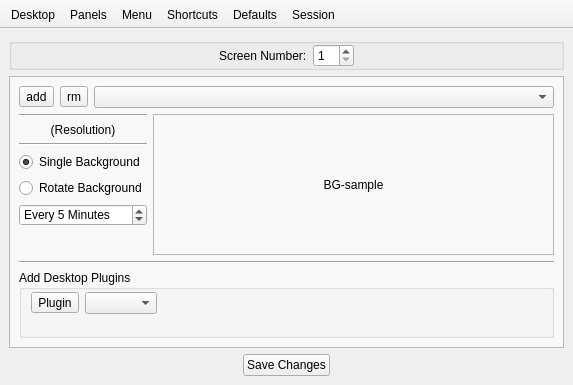
<?xml version="1.0" encoding="UTF-8"?>
<ui version="4.0">
 <class>MainUI</class>
 <widget class="QMainWindow" name="MainUI">
  <property name="enabled">
   <bool>true</bool>
  </property>
  <property name="geometry">
   <rect>
    <x>0</x>
    <y>0</y>
    <width>573</width>
    <height>385</height>
   </rect>
  </property>
  <property name="windowTitle">
   <string>Desktop Configuration</string>
  </property>
  <property name="animated">
   <bool>true</bool>
  </property>
  <property name="documentMode">
   <bool>false</bool>
  </property>
  <property name="unifiedTitleAndToolBarOnMac">
   <bool>false</bool>
  </property>
  <widget class="QWidget" name="centralwidget">
   <layout class="QVBoxLayout" name="verticalLayout">
    <item>
     <widget class="QGroupBox" name="group_screen">
      <property name="title">
       <string/>
      </property>
      <layout class="QHBoxLayout" name="horizontalLayout_2">
       <property name="margin">
        <number>0</number>
       </property>
       <item>
        <spacer name="horizontalSpacer_3">
         <property name="orientation">
          <enum>Qt::Horizontal</enum>
         </property>
         <property name="sizeHint" stdset="0">
          <size>
           <width>40</width>
           <height>20</height>
          </size>
         </property>
        </spacer>
       </item>
       <item>
        <widget class="QLabel" name="label_screen">
         <property name="text">
          <string>Screen Number:</string>
         </property>
        </widget>
       </item>
       <item>
        <widget class="QSpinBox" name="spin_screen">
         <property name="minimum">
          <number>1</number>
         </property>
        </widget>
       </item>
       <item>
        <spacer name="horizontalSpacer_4">
         <property name="orientation">
          <enum>Qt::Horizontal</enum>
         </property>
         <property name="sizeHint" stdset="0">
          <size>
           <width>40</width>
           <height>20</height>
          </size>
         </property>
        </spacer>
       </item>
      </layout>
     </widget>
    </item>
    <item>
     <widget class="QStackedWidget" name="stackedWidget">
      <property name="sizePolicy">
       <sizepolicy hsizetype="Expanding" vsizetype="Preferred">
        <horstretch>0</horstretch>
        <verstretch>0</verstretch>
       </sizepolicy>
      </property>
      <property name="styleSheet">
       <string notr="true">QWidget#page_desktop,#page_panels,#page_menu,#page_shortcuts,#page_defaults,#page_session{background-color: rgba(255,255,255,150); }</string>
      </property>
      <property name="frameShape">
       <enum>QFrame::StyledPanel</enum>
      </property>
      <property name="currentIndex">
       <number>0</number>
      </property>
      <widget class="QWidget" name="page_desktop">
       <layout class="QVBoxLayout" name="verticalLayout_3">
        <item>
         <layout class="QHBoxLayout" name="horizontalLayout_4">
          <item>
           <widget class="QToolButton" name="tool_desk_addbg">
            <property name="text">
             <string notr="true">add</string>
            </property>
           </widget>
          </item>
          <item>
           <widget class="QToolButton" name="tool_desk_rmbg">
            <property name="text">
             <string notr="true">rm</string>
            </property>
           </widget>
          </item>
          <item>
           <widget class="QComboBox" name="combo_desk_bg"/>
          </item>
         </layout>
        </item>
        <item>
         <layout class="QHBoxLayout" name="horizontalLayout_5">
          <item>
           <layout class="QVBoxLayout" name="verticalLayout_2">
            <item>
             <widget class="Line" name="line_4">
              <property name="orientation">
               <enum>Qt::Horizontal</enum>
              </property>
             </widget>
            </item>
            <item>
             <widget class="QLabel" name="label_desk_res">
              <property name="text">
               <string notr="true">(Resolution)</string>
              </property>
              <property name="alignment">
               <set>Qt::AlignCenter</set>
              </property>
              <property name="wordWrap">
               <bool>false</bool>
              </property>
             </widget>
            </item>
            <item>
             <widget class="Line" name="line_2">
              <property name="orientation">
               <enum>Qt::Horizontal</enum>
              </property>
             </widget>
            </item>
            <item>
             <widget class="QRadioButton" name="radio_desk_single">
              <property name="text">
               <string>Single Background</string>
              </property>
              <property name="checked">
               <bool>true</bool>
              </property>
             </widget>
            </item>
            <item>
             <widget class="QRadioButton" name="radio_desk_multi">
              <property name="text">
               <string>Rotate Background</string>
              </property>
             </widget>
            </item>
            <item>
             <widget class="QSpinBox" name="spin_desk_min">
              <property name="suffix">
               <string> Minutes</string>
              </property>
              <property name="prefix">
               <string>Every </string>
              </property>
              <property name="minimum">
               <number>1</number>
              </property>
              <property name="maximum">
               <number>120</number>
              </property>
              <property name="value">
               <number>5</number>
              </property>
             </widget>
            </item>
            <item>
             <spacer name="verticalSpacer">
              <property name="orientation">
               <enum>Qt::Vertical</enum>
              </property>
              <property name="sizeHint" stdset="0">
               <size>
                <width>20</width>
                <height>40</height>
               </size>
              </property>
             </spacer>
            </item>
           </layout>
          </item>
          <item>
           <widget class="QLabel" name="label_desk_bgview">
            <property name="sizePolicy">
             <sizepolicy hsizetype="Expanding" vsizetype="Expanding">
              <horstretch>0</horstretch>
              <verstretch>0</verstretch>
             </sizepolicy>
            </property>
            <property name="frameShape">
             <enum>QFrame::StyledPanel</enum>
            </property>
            <property name="text">
             <string notr="true">BG-sample</string>
            </property>
            <property name="scaledContents">
             <bool>false</bool>
            </property>
            <property name="alignment">
             <set>Qt::AlignCenter</set>
            </property>
           </widget>
          </item>
         </layout>
        </item>
        <item>
         <widget class="Line" name="line">
          <property name="orientation">
           <enum>Qt::Horizontal</enum>
          </property>
         </widget>
        </item>
        <item>
         <widget class="QGroupBox" name="groupBox">
          <property name="title">
           <string>Add Desktop Plugins</string>
          </property>
          <layout class="QVBoxLayout" name="verticalLayout_6">
           <property name="topMargin">
            <number>2</number>
           </property>
           <property name="bottomMargin">
            <number>1</number>
           </property>
           <item>
            <layout class="QHBoxLayout" name="horizontalLayout_3">
             <item>
              <widget class="QToolButton" name="tool_desk_addplug">
               <property name="toolTip">
                <string>Add the selected plugin to the desktop</string>
               </property>
               <property name="text">
                <string>Plugin</string>
               </property>
               <property name="toolButtonStyle">
                <enum>Qt::ToolButtonTextBesideIcon</enum>
               </property>
              </widget>
             </item>
             <item>
              <widget class="QComboBox" name="combo_desk_plugs">
               <property name="sizeAdjustPolicy">
                <enum>QComboBox::AdjustToContents</enum>
               </property>
              </widget>
             </item>
             <item>
              <spacer name="horizontalSpacer_15">
               <property name="orientation">
                <enum>Qt::Horizontal</enum>
               </property>
               <property name="sizeHint" stdset="0">
                <size>
                 <width>40</width>
                 <height>20</height>
                </size>
               </property>
              </spacer>
             </item>
            </layout>
           </item>
           <item>
            <widget class="QLabel" name="label_desk_pluginfo">
             <property name="text">
              <string notr="true"/>
             </property>
             <property name="wordWrap">
              <bool>true</bool>
             </property>
            </widget>
           </item>
          </layout>
         </widget>
        </item>
       </layout>
      </widget>
      <widget class="QWidget" name="page_panels">
       <layout class="QGridLayout" name="gridLayout_panels">
        <property name="sizeConstraint">
         <enum>QLayout::SetMinAndMaxSize</enum>
        </property>
        <item row="0" column="0">
         <layout class="QHBoxLayout" name="horizontalLayout_6">
          <item>
           <widget class="QToolButton" name="tool_panel1_add">
            <property name="text">
             <string notr="true">add</string>
            </property>
           </widget>
          </item>
          <item>
           <widget class="QToolButton" name="tool_panel1_rm">
            <property name="text">
             <string notr="true">rem</string>
            </property>
           </widget>
          </item>
          <item>
           <widget class="QLabel" name="label_panel1">
            <property name="sizePolicy">
             <sizepolicy hsizetype="Expanding" vsizetype="Preferred">
              <horstretch>0</horstretch>
              <verstretch>0</verstretch>
             </sizepolicy>
            </property>
            <property name="font">
             <font>
              <weight>75</weight>
              <bold>true</bold>
             </font>
            </property>
            <property name="text">
             <string>Panel #1</string>
            </property>
            <property name="alignment">
             <set>Qt::AlignCenter</set>
            </property>
           </widget>
          </item>
         </layout>
        </item>
        <item row="1" column="1">
         <widget class="QToolBox" name="toolBox_panel2">
          <property name="sizePolicy">
           <sizepolicy hsizetype="MinimumExpanding" vsizetype="Preferred">
            <horstretch>0</horstretch>
            <verstretch>0</verstretch>
           </sizepolicy>
          </property>
          <property name="styleSheet">
           <string notr="true">QWidget#page_panel2_appearance,#page_panel2_plugins{background: rgba(255,255,255,150); }</string>
          </property>
          <property name="frameShape">
           <enum>QFrame::StyledPanel</enum>
          </property>
          <property name="frameShadow">
           <enum>QFrame::Raised</enum>
          </property>
          <property name="lineWidth">
           <number>1</number>
          </property>
          <property name="midLineWidth">
           <number>2</number>
          </property>
          <property name="currentIndex">
           <number>0</number>
          </property>
          <widget class="QWidget" name="page_panel2_appearance">
           <property name="geometry">
            <rect>
             <x>0</x>
             <y>0</y>
             <width>157</width>
             <height>90</height>
            </rect>
           </property>
           <attribute name="label">
            <string>Appearance</string>
           </attribute>
           <layout class="QFormLayout" name="formLayout_2">
            <property name="fieldGrowthPolicy">
             <enum>QFormLayout::ExpandingFieldsGrow</enum>
            </property>
            <item row="0" column="0">
             <widget class="QLabel" name="label_7">
              <property name="text">
               <string>Location:</string>
              </property>
             </widget>
            </item>
            <item row="0" column="1">
             <widget class="QComboBox" name="combo_panel2_loc">
              <property name="sizePolicy">
               <sizepolicy hsizetype="Expanding" vsizetype="Fixed">
                <horstretch>0</horstretch>
                <verstretch>0</verstretch>
               </sizepolicy>
              </property>
             </widget>
            </item>
            <item row="1" column="0">
             <widget class="QLabel" name="label_8">
              <property name="text">
               <string>Size:</string>
              </property>
             </widget>
            </item>
            <item row="1" column="1">
             <widget class="QSpinBox" name="spin_panel2_size"/>
            </item>
            <item row="2" column="0">
             <widget class="QLabel" name="label_9">
              <property name="text">
               <string>Color:</string>
              </property>
             </widget>
            </item>
            <item row="2" column="1">
             <layout class="QHBoxLayout" name="horizontalLayout_10">
              <item>
               <widget class="QLabel" name="label_panel2_sample">
                <property name="sizePolicy">
                 <sizepolicy hsizetype="Expanding" vsizetype="Preferred">
                  <horstretch>0</horstretch>
                  <verstretch>0</verstretch>
                 </sizepolicy>
                </property>
                <property name="frameShape">
                 <enum>QFrame::StyledPanel</enum>
                </property>
                <property name="text">
                 <string>Sample</string>
                </property>
                <property name="alignment">
                 <set>Qt::AlignCenter</set>
                </property>
               </widget>
              </item>
              <item>
               <widget class="QToolButton" name="tool_panel2_getcolor">
                <property name="text">
                 <string>...</string>
                </property>
               </widget>
              </item>
             </layout>
            </item>
           </layout>
          </widget>
          <widget class="QWidget" name="page_panel2_plugins">
           <property name="geometry">
            <rect>
             <x>0</x>
             <y>0</y>
             <width>177</width>
             <height>106</height>
            </rect>
           </property>
           <attribute name="label">
            <string>Plugins</string>
           </attribute>
           <layout class="QVBoxLayout" name="verticalLayout_7">
            <item>
             <widget class="QListWidget" name="list_panel2_plugins">
              <property name="iconSize">
               <size>
                <width>16</width>
                <height>16</height>
               </size>
              </property>
             </widget>
            </item>
            <item>
             <layout class="QHBoxLayout" name="horizontalLayout_11">
              <item>
               <widget class="QToolButton" name="tool_panel2_addplugin">
                <property name="text">
                 <string notr="true">add</string>
                </property>
               </widget>
              </item>
              <item>
               <widget class="QToolButton" name="tool_panel2_rmplugin">
                <property name="text">
                 <string notr="true">rem</string>
                </property>
               </widget>
              </item>
              <item>
               <spacer name="horizontalSpacer_6">
                <property name="orientation">
                 <enum>Qt::Horizontal</enum>
                </property>
                <property name="sizeType">
                 <enum>QSizePolicy::MinimumExpanding</enum>
                </property>
                <property name="sizeHint" stdset="0">
                 <size>
                  <width>10</width>
                  <height>20</height>
                 </size>
                </property>
               </spacer>
              </item>
              <item>
               <widget class="QToolButton" name="tool_panel2_upplug">
                <property name="text">
                 <string notr="true">up</string>
                </property>
               </widget>
              </item>
              <item>
               <widget class="QToolButton" name="tool_panel2_dnplug">
                <property name="text">
                 <string notr="true">dn</string>
                </property>
               </widget>
              </item>
             </layout>
            </item>
           </layout>
          </widget>
         </widget>
        </item>
        <item row="0" column="1">
         <layout class="QHBoxLayout" name="horizontalLayout_9">
          <item>
           <widget class="QToolButton" name="tool_panel2_add">
            <property name="text">
             <string notr="true">add</string>
            </property>
           </widget>
          </item>
          <item>
           <widget class="QToolButton" name="tool_panel2_rm">
            <property name="text">
             <string notr="true">rem</string>
            </property>
           </widget>
          </item>
          <item>
           <widget class="QLabel" name="label_panel2">
            <property name="sizePolicy">
             <sizepolicy hsizetype="Expanding" vsizetype="Preferred">
              <horstretch>0</horstretch>
              <verstretch>0</verstretch>
             </sizepolicy>
            </property>
            <property name="font">
             <font>
              <weight>75</weight>
              <bold>true</bold>
             </font>
            </property>
            <property name="text">
             <string>Panel #2</string>
            </property>
            <property name="alignment">
             <set>Qt::AlignCenter</set>
            </property>
           </widget>
          </item>
         </layout>
        </item>
        <item row="1" column="0">
         <widget class="QToolBox" name="toolBox_panel1">
          <property name="sizePolicy">
           <sizepolicy hsizetype="Minimum" vsizetype="Preferred">
            <horstretch>0</horstretch>
            <verstretch>0</verstretch>
           </sizepolicy>
          </property>
          <property name="styleSheet">
           <string notr="true">QWidget#page_panel1_appearance,#page_panel1_plugins{background: rgba(255,255,255,150); }</string>
          </property>
          <property name="frameShape">
           <enum>QFrame::StyledPanel</enum>
          </property>
          <property name="frameShadow">
           <enum>QFrame::Raised</enum>
          </property>
          <property name="midLineWidth">
           <number>2</number>
          </property>
          <property name="currentIndex">
           <number>0</number>
          </property>
          <widget class="QWidget" name="page_panel1_appearance">
           <property name="geometry">
            <rect>
             <x>0</x>
             <y>0</y>
             <width>157</width>
             <height>90</height>
            </rect>
           </property>
           <attribute name="label">
            <string>Appearance</string>
           </attribute>
           <layout class="QFormLayout" name="formLayout">
            <property name="fieldGrowthPolicy">
             <enum>QFormLayout::ExpandingFieldsGrow</enum>
            </property>
            <item row="0" column="0">
             <widget class="QLabel" name="label_3">
              <property name="text">
               <string>Location:</string>
              </property>
             </widget>
            </item>
            <item row="0" column="1">
             <widget class="QComboBox" name="combo_panel1_loc">
              <property name="sizePolicy">
               <sizepolicy hsizetype="Expanding" vsizetype="Fixed">
                <horstretch>0</horstretch>
                <verstretch>0</verstretch>
               </sizepolicy>
              </property>
             </widget>
            </item>
            <item row="1" column="0">
             <widget class="QLabel" name="label_4">
              <property name="text">
               <string>Size:</string>
              </property>
             </widget>
            </item>
            <item row="1" column="1">
             <widget class="QSpinBox" name="spin_panel1_size"/>
            </item>
            <item row="2" column="0">
             <widget class="QLabel" name="label_5">
              <property name="text">
               <string>Color:</string>
              </property>
             </widget>
            </item>
            <item row="2" column="1">
             <layout class="QHBoxLayout" name="horizontalLayout_8">
              <item>
               <widget class="QLabel" name="label_panel1_sample">
                <property name="sizePolicy">
                 <sizepolicy hsizetype="Expanding" vsizetype="Preferred">
                  <horstretch>0</horstretch>
                  <verstretch>0</verstretch>
                 </sizepolicy>
                </property>
                <property name="frameShape">
                 <enum>QFrame::StyledPanel</enum>
                </property>
                <property name="text">
                 <string>Sample</string>
                </property>
                <property name="alignment">
                 <set>Qt::AlignCenter</set>
                </property>
               </widget>
              </item>
              <item>
               <widget class="QToolButton" name="tool_panel1_getcolor">
                <property name="text">
                 <string>...</string>
                </property>
               </widget>
              </item>
             </layout>
            </item>
           </layout>
          </widget>
          <widget class="QWidget" name="page_panel1_plugins">
           <property name="geometry">
            <rect>
             <x>0</x>
             <y>0</y>
             <width>177</width>
             <height>106</height>
            </rect>
           </property>
           <attribute name="label">
            <string>Plugins</string>
           </attribute>
           <layout class="QVBoxLayout" name="verticalLayout_5">
            <item>
             <widget class="QListWidget" name="list_panel1_plugins">
              <property name="iconSize">
               <size>
                <width>16</width>
                <height>16</height>
               </size>
              </property>
             </widget>
            </item>
            <item>
             <layout class="QHBoxLayout" name="horizontalLayout_7">
              <item>
               <widget class="QToolButton" name="tool_panel1_addplugin">
                <property name="text">
                 <string notr="true">add</string>
                </property>
               </widget>
              </item>
              <item>
               <widget class="QToolButton" name="tool_panel1_rmplugin">
                <property name="text">
                 <string notr="true">rem</string>
                </property>
               </widget>
              </item>
              <item>
               <spacer name="horizontalSpacer_5">
                <property name="orientation">
                 <enum>Qt::Horizontal</enum>
                </property>
                <property name="sizeType">
                 <enum>QSizePolicy::MinimumExpanding</enum>
                </property>
                <property name="sizeHint" stdset="0">
                 <size>
                  <width>10</width>
                  <height>20</height>
                 </size>
                </property>
               </spacer>
              </item>
              <item>
               <widget class="QToolButton" name="tool_panel1_upplug">
                <property name="text">
                 <string notr="true">up</string>
                </property>
               </widget>
              </item>
              <item>
               <widget class="QToolButton" name="tool_panel1_dnplug">
                <property name="text">
                 <string notr="true">dn</string>
                </property>
               </widget>
              </item>
             </layout>
            </item>
           </layout>
          </widget>
         </widget>
        </item>
        <item row="1" column="2">
         <spacer name="verticalSpacer_3">
          <property name="orientation">
           <enum>Qt::Vertical</enum>
          </property>
          <property name="sizeHint" stdset="0">
           <size>
            <width>0</width>
            <height>40</height>
           </size>
          </property>
         </spacer>
        </item>
       </layout>
      </widget>
      <widget class="QWidget" name="page_menu">
       <layout class="QGridLayout" name="gridLayout">
        <item row="0" column="1">
         <layout class="QHBoxLayout" name="horizontalLayout_14">
          <item>
           <widget class="QLabel" name="label_10">
            <property name="text">
             <string>Terminal Command:</string>
            </property>
           </widget>
          </item>
          <item>
           <widget class="QLineEdit" name="line_menu_term"/>
          </item>
          <item>
           <widget class="QToolButton" name="tool_menu_findterm">
            <property name="text">
             <string notr="true">find</string>
            </property>
           </widget>
          </item>
         </layout>
        </item>
        <item row="1" column="0">
         <spacer name="horizontalSpacer_7">
          <property name="orientation">
           <enum>Qt::Horizontal</enum>
          </property>
          <property name="sizeHint" stdset="0">
           <size>
            <width>74</width>
            <height>20</height>
           </size>
          </property>
         </spacer>
        </item>
        <item row="1" column="1">
         <widget class="QListWidget" name="list_menu"/>
        </item>
        <item row="1" column="2">
         <spacer name="horizontalSpacer_8">
          <property name="orientation">
           <enum>Qt::Horizontal</enum>
          </property>
          <property name="sizeHint" stdset="0">
           <size>
            <width>74</width>
            <height>20</height>
           </size>
          </property>
         </spacer>
        </item>
        <item row="2" column="1">
         <layout class="QHBoxLayout" name="horizontalLayout_13">
          <item>
           <widget class="QToolButton" name="tool_menu_add">
            <property name="text">
             <string notr="true">add</string>
            </property>
           </widget>
          </item>
          <item>
           <widget class="QToolButton" name="tool_menu_rm">
            <property name="text">
             <string notr="true">rem</string>
            </property>
           </widget>
          </item>
          <item>
           <spacer name="horizontalSpacer_9">
            <property name="orientation">
             <enum>Qt::Horizontal</enum>
            </property>
            <property name="sizeHint" stdset="0">
             <size>
              <width>40</width>
              <height>20</height>
             </size>
            </property>
           </spacer>
          </item>
          <item>
           <widget class="QToolButton" name="tool_menu_up">
            <property name="text">
             <string notr="true">up</string>
            </property>
           </widget>
          </item>
          <item>
           <widget class="QToolButton" name="tool_menu_dn">
            <property name="text">
             <string notr="true">dn</string>
            </property>
           </widget>
          </item>
         </layout>
        </item>
       </layout>
      </widget>
      <widget class="QWidget" name="page_shortcuts">
       <layout class="QVBoxLayout" name="verticalLayout_8">
        <item>
         <widget class="QTreeWidget" name="tree_shortcut">
          <property name="indentation">
           <number>0</number>
          </property>
          <property name="rootIsDecorated">
           <bool>false</bool>
          </property>
          <property name="itemsExpandable">
           <bool>false</bool>
          </property>
          <property name="expandsOnDoubleClick">
           <bool>false</bool>
          </property>
          <attribute name="headerDefaultSectionSize">
           <number>200</number>
          </attribute>
          <attribute name="headerHighlightSections">
           <bool>true</bool>
          </attribute>
          <column>
           <property name="text">
            <string>Action</string>
           </property>
          </column>
          <column>
           <property name="text">
            <string>Keyboard Shortcut</string>
           </property>
          </column>
         </widget>
        </item>
        <item>
         <layout class="QHBoxLayout" name="horizontalLayout_15">
          <item>
           <spacer name="horizontalSpacer_10">
            <property name="orientation">
             <enum>Qt::Horizontal</enum>
            </property>
            <property name="sizeHint" stdset="0">
             <size>
              <width>40</width>
              <height>20</height>
             </size>
            </property>
           </spacer>
          </item>
          <item>
           <widget class="QToolButton" name="tool_shortcut_clear">
            <property name="text">
             <string>Clear Shortcut</string>
            </property>
            <property name="toolButtonStyle">
             <enum>Qt::ToolButtonTextBesideIcon</enum>
            </property>
           </widget>
          </item>
          <item>
           <spacer name="horizontalSpacer_12">
            <property name="orientation">
             <enum>Qt::Horizontal</enum>
            </property>
            <property name="sizeHint" stdset="0">
             <size>
              <width>40</width>
              <height>20</height>
             </size>
            </property>
           </spacer>
          </item>
          <item>
           <widget class="QToolButton" name="tool_shortcut_set">
            <property name="text">
             <string>Change Shortcut</string>
            </property>
            <property name="toolButtonStyle">
             <enum>Qt::ToolButtonTextBesideIcon</enum>
            </property>
           </widget>
          </item>
          <item>
           <spacer name="horizontalSpacer_11">
            <property name="orientation">
             <enum>Qt::Horizontal</enum>
            </property>
            <property name="sizeHint" stdset="0">
             <size>
              <width>40</width>
              <height>20</height>
             </size>
            </property>
           </spacer>
          </item>
         </layout>
        </item>
       </layout>
      </widget>
      <widget class="QWidget" name="page_defaults">
       <layout class="QVBoxLayout" name="verticalLayout_9">
        <item>
         <widget class="QTreeWidget" name="tree_defaults">
          <property name="iconSize">
           <size>
            <width>20</width>
            <height>20</height>
           </size>
          </property>
          <property name="indentation">
           <number>20</number>
          </property>
          <property name="sortingEnabled">
           <bool>true</bool>
          </property>
          <property name="animated">
           <bool>true</bool>
          </property>
          <property name="allColumnsShowFocus">
           <bool>true</bool>
          </property>
          <attribute name="headerDefaultSectionSize">
           <number>250</number>
          </attribute>
          <attribute name="headerMinimumSectionSize">
           <number>150</number>
          </attribute>
          <column>
           <property name="text">
            <string>Group/Extension</string>
           </property>
          </column>
          <column>
           <property name="text">
            <string>Default Application</string>
           </property>
          </column>
         </widget>
        </item>
        <item>
         <layout class="QHBoxLayout" name="horizontalLayout_16">
          <item>
           <widget class="QToolButton" name="tool_defaults_addgroup">
            <property name="text">
             <string>Group</string>
            </property>
            <property name="toolButtonStyle">
             <enum>Qt::ToolButtonTextBesideIcon</enum>
            </property>
           </widget>
          </item>
          <item>
           <widget class="QToolButton" name="tool_defaults_addextension">
            <property name="text">
             <string>Extension</string>
            </property>
            <property name="toolButtonStyle">
             <enum>Qt::ToolButtonTextBesideIcon</enum>
            </property>
           </widget>
          </item>
          <item>
           <spacer name="horizontalSpacer_13">
            <property name="orientation">
             <enum>Qt::Horizontal</enum>
            </property>
            <property name="sizeHint" stdset="0">
             <size>
              <width>40</width>
              <height>20</height>
             </size>
            </property>
           </spacer>
          </item>
          <item>
           <widget class="QToolButton" name="tool_defaults_clear">
            <property name="text">
             <string>Clear</string>
            </property>
            <property name="toolButtonStyle">
             <enum>Qt::ToolButtonTextBesideIcon</enum>
            </property>
           </widget>
          </item>
          <item>
           <widget class="QToolButton" name="tool_defaults_set">
            <property name="text">
             <string>Set App</string>
            </property>
            <property name="toolButtonStyle">
             <enum>Qt::ToolButtonTextBesideIcon</enum>
            </property>
           </widget>
          </item>
         </layout>
        </item>
       </layout>
      </widget>
      <widget class="QWidget" name="page_session">
       <layout class="QVBoxLayout" name="verticalLayout_10">
        <item>
         <widget class="QTabWidget" name="tabWidget">
          <property name="toolTip">
           <string/>
          </property>
          <property name="currentIndex">
           <number>0</number>
          </property>
          <widget class="QWidget" name="tab">
           <attribute name="title">
            <string>General Options</string>
           </attribute>
           <layout class="QVBoxLayout" name="verticalLayout_4">
            <item>
             <widget class="QCheckBox" name="check_session_numlock">
              <property name="text">
               <string>Enable numlock on startup</string>
              </property>
             </widget>
            </item>
            <item>
             <widget class="QCheckBox" name="check_session_playloginaudio">
              <property name="text">
               <string>Play chimes on startup</string>
              </property>
             </widget>
            </item>
            <item>
             <widget class="QCheckBox" name="check_session_playlogoutaudio">
              <property name="text">
               <string>Play chimes on exit</string>
              </property>
             </widget>
            </item>
            <item>
             <spacer name="verticalSpacer_2">
              <property name="orientation">
               <enum>Qt::Vertical</enum>
              </property>
              <property name="sizeHint" stdset="0">
               <size>
                <width>20</width>
                <height>128</height>
               </size>
              </property>
             </spacer>
            </item>
           </layout>
          </widget>
          <widget class="QWidget" name="tab_2">
           <attribute name="title">
            <string>Startup Routine</string>
           </attribute>
           <layout class="QVBoxLayout" name="verticalLayout_11">
            <item>
             <widget class="QListWidget" name="list_session_start">
              <property name="sortingEnabled">
               <bool>true</bool>
              </property>
             </widget>
            </item>
            <item>
             <layout class="QHBoxLayout" name="horizontalLayout_17">
              <item>
               <widget class="QToolButton" name="tool_session_rmapp">
                <property name="text">
                 <string notr="true">rem</string>
                </property>
               </widget>
              </item>
              <item>
               <spacer name="horizontalSpacer_14">
                <property name="orientation">
                 <enum>Qt::Horizontal</enum>
                </property>
                <property name="sizeHint" stdset="0">
                 <size>
                  <width>40</width>
                  <height>20</height>
                 </size>
                </property>
               </spacer>
              </item>
              <item>
               <widget class="QToolButton" name="tool_session_addapp">
                <property name="text">
                 <string notr="true">add</string>
                </property>
               </widget>
              </item>
              <item>
               <widget class="QToolButton" name="tool_session_addbin">
                <property name="text">
                 <string>bin</string>
                </property>
               </widget>
              </item>
              <item>
               <widget class="QToolButton" name="tool_session_addfile">
                <property name="text">
                 <string>file</string>
                </property>
               </widget>
              </item>
             </layout>
            </item>
           </layout>
          </widget>
          <widget class="QWidget" name="tab_fluxbox">
           <attribute name="title">
            <string>Window System</string>
           </attribute>
           <layout class="QFormLayout" name="formLayout_3">
            <item row="0" column="0">
             <widget class="QLabel" name="label">
              <property name="text">
               <string>New Window Placement</string>
              </property>
             </widget>
            </item>
            <item row="0" column="1">
             <widget class="QComboBox" name="combo_session_wloc"/>
            </item>
            <item row="1" column="0">
             <widget class="QLabel" name="label_6">
              <property name="text">
               <string>Focus Policy</string>
              </property>
             </widget>
            </item>
            <item row="1" column="1">
             <widget class="QComboBox" name="combo_session_wfocus"/>
            </item>
            <item row="2" column="0">
             <widget class="QLabel" name="label_13">
              <property name="text">
               <string>Window Theme</string>
              </property>
             </widget>
            </item>
            <item row="2" column="1">
             <widget class="QComboBox" name="combo_session_wtheme"/>
            </item>
            <item row="3" column="0">
             <widget class="QLabel" name="label_2">
              <property name="text">
               <string>Number of Workspaces</string>
              </property>
             </widget>
            </item>
            <item row="3" column="1">
             <widget class="QSpinBox" name="spin_session_wkspaces">
              <property name="minimum">
               <number>1</number>
              </property>
              <property name="maximum">
               <number>10</number>
              </property>
             </widget>
            </item>
           </layout>
          </widget>
         </widget>
        </item>
       </layout>
      </widget>
     </widget>
    </item>
    <item>
     <layout class="QHBoxLayout" name="horizontalLayout">
      <item>
       <spacer name="horizontalSpacer">
        <property name="orientation">
         <enum>Qt::Horizontal</enum>
        </property>
        <property name="sizeHint" stdset="0">
         <size>
          <width>40</width>
          <height>20</height>
         </size>
        </property>
       </spacer>
      </item>
      <item>
       <widget class="QPushButton" name="push_save">
        <property name="text">
         <string>Save Changes</string>
        </property>
        <property name="shortcut">
         <string>Ctrl+S</string>
        </property>
        <property name="flat">
         <bool>false</bool>
        </property>
       </widget>
      </item>
      <item>
       <spacer name="horizontalSpacer_2">
        <property name="orientation">
         <enum>Qt::Horizontal</enum>
        </property>
        <property name="sizeHint" stdset="0">
         <size>
          <width>40</width>
          <height>20</height>
         </size>
        </property>
       </spacer>
      </item>
     </layout>
    </item>
   </layout>
  </widget>
  <widget class="QMenuBar" name="menubar">
   <property name="geometry">
    <rect>
     <x>0</x>
     <y>0</y>
     <width>573</width>
     <height>20</height>
    </rect>
   </property>
  </widget>
  <widget class="QToolBar" name="toolBar">
   <property name="contextMenuPolicy">
    <enum>Qt::NoContextMenu</enum>
   </property>
   <property name="windowTitle">
    <string>toolBar</string>
   </property>
   <property name="movable">
    <bool>false</bool>
   </property>
   <property name="toolButtonStyle">
    <enum>Qt::ToolButtonTextUnderIcon</enum>
   </property>
   <property name="floatable">
    <bool>false</bool>
   </property>
   <attribute name="toolBarArea">
    <enum>TopToolBarArea</enum>
   </attribute>
   <attribute name="toolBarBreak">
    <bool>false</bool>
   </attribute>
   <addaction name="actionDesktop"/>
   <addaction name="actionPanels"/>
   <addaction name="actionMenu"/>
   <addaction name="actionShortcuts"/>
   <addaction name="actionDefaults"/>
   <addaction name="actionSession"/>
  </widget>
  <action name="actionDesktop">
   <property name="checkable">
    <bool>true</bool>
   </property>
   <property name="text">
    <string>Desktop</string>
   </property>
   <property name="toolTip">
    <string>Desktop Appearance</string>
   </property>
  </action>
  <action name="actionPanels">
   <property name="checkable">
    <bool>true</bool>
   </property>
   <property name="text">
    <string>Panels</string>
   </property>
   <property name="toolTip">
    <string>Panel Configuration</string>
   </property>
  </action>
  <action name="actionSession">
   <property name="checkable">
    <bool>true</bool>
   </property>
   <property name="text">
    <string>Session</string>
   </property>
   <property name="toolTip">
    <string>Session Options</string>
   </property>
  </action>
  <action name="actionDefaults">
   <property name="checkable">
    <bool>true</bool>
   </property>
   <property name="text">
    <string>Defaults</string>
   </property>
   <property name="toolTip">
    <string>Default Applications</string>
   </property>
  </action>
  <action name="actionShortcuts">
   <property name="checkable">
    <bool>true</bool>
   </property>
   <property name="text">
    <string>Shortcuts</string>
   </property>
   <property name="toolTip">
    <string>Keyboard Shortcuts</string>
   </property>
  </action>
  <action name="actionMenu">
   <property name="checkable">
    <bool>true</bool>
   </property>
   <property name="text">
    <string>Menu</string>
   </property>
   <property name="toolTip">
    <string>Desktop Menu</string>
   </property>
  </action>
 </widget>
 <resources/>
 <connections/>
</ui>
